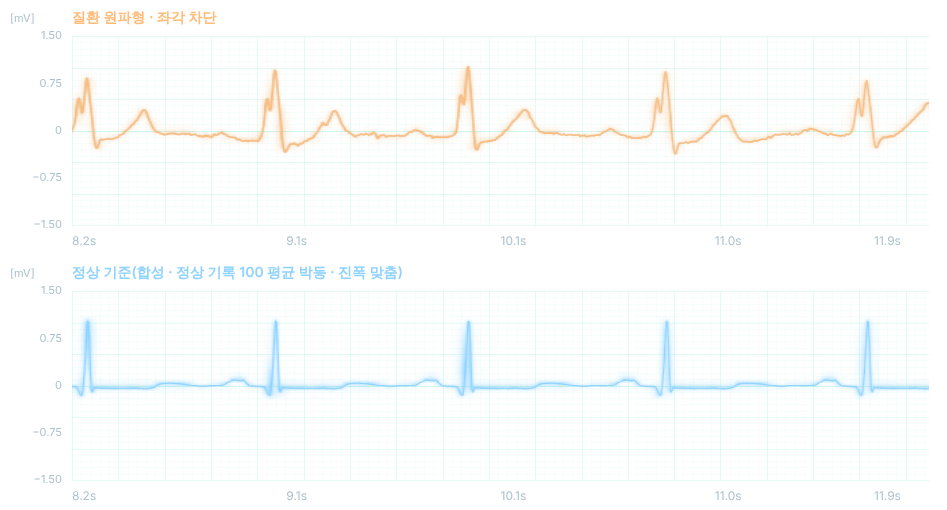
#> input picture verification/disease-zoom-quality-20261125/lbbb_e0.25_fast.png, 947 x 510 px, given in place of lbbb_e0.25_fast.png_e0_full.png, which was not available
$ python analyze.py lbbb_e0.25_fast.png
#> lines starting #> are read from the running program, lines starting #| are printed output that depends on the picture
# 정석(full) 대 빠른 길(fast) 같은 확대 순간 비교: 평균 절대 차이, PSNR, 선 선명도(밝기 기울기 에너지 비), 크게 다른 화소 비율
import sys, glob, numpy as np
from PIL import Image, ImageFilter
def load(f):
#> called with f = 'lbbb_e0.25_fast.png_e0_full.png'
    a = Image.open(f).convert('RGBA'); bg = Image.new('RGBA', a.size, (10, 26, 33, 255))
#> in load, a is the input picture: PIL image 947x510 RGBA; mean R, G, B, A 39, 60.7, 53.3, 11.2
#> after `bg = Image.new('RGBA', a.size, (10, 26, 33, 255))`:
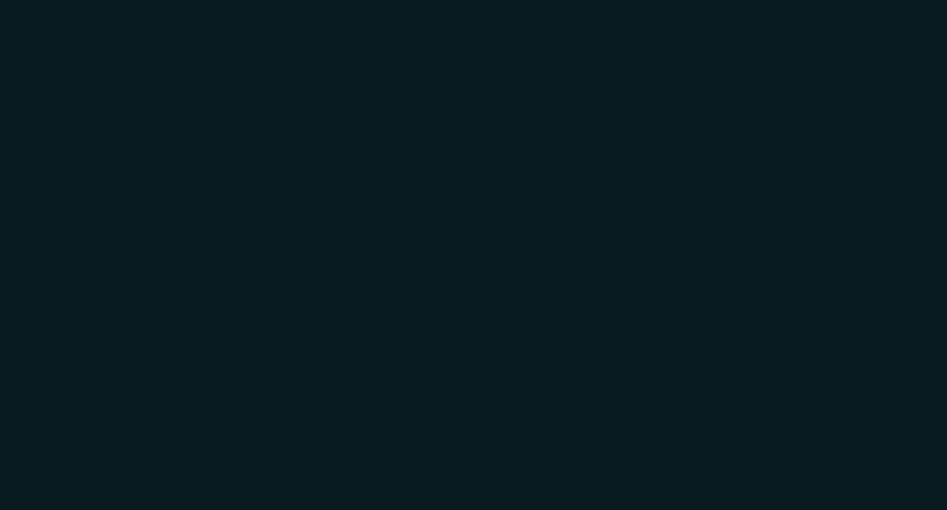
#> bg: PIL image 947x510 RGBA; mean R, G, B, A 10, 26, 33, 255
    return np.asarray(Image.alpha_composite(bg, a).convert('RGB')).astype(np.float32)
def grad(x):
    L = x.mean(2); gx = np.abs(np.diff(L, axis=1))[:-1]; gy = np.abs(np.diff(L, axis=0))[:, :-1]; return (gx + gy).mean()
for d in sys.argv[1:]:
    for e in ('0', '0.25', '0.5', '0.75', '1'):
        A, B = load(f'{d}_e{e}_full.png'), load(f'{d}_e{e}_fast.png')
#> call 2 of load, with f = 'lbbb_e0.25_fast.png_e0_fast.png'
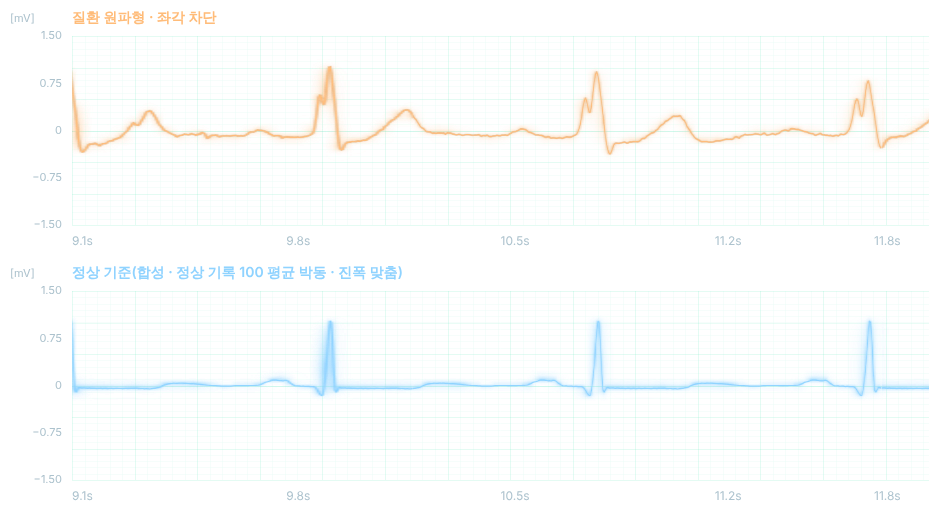
#> input picture verification/disease-zoom-quality-20261125/lbbb_e0.5_fast.png, 947 x 510 px, given in place of lbbb_e0.25_fast.png_e0_fast.png, which was not available
#> in load, a is the input picture: PIL image 947x510 RGBA; mean R, G, B, A 37.2, 57, 50.2, 10.3
#> in load (call 2), `return np.asarray(Image.alpha_composite(bg, a).convert('RGB')).astype(..`:
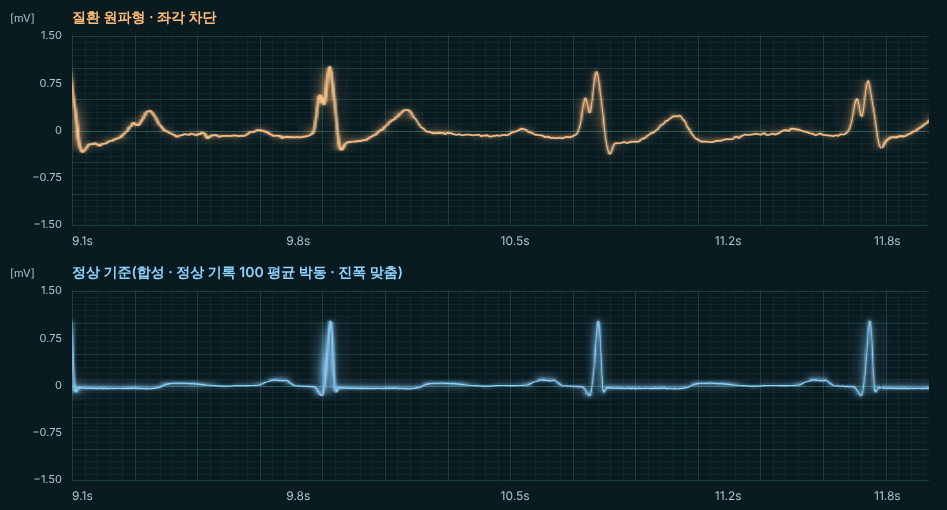
#> returned value: shape (510, 947, 3) float32; mean of channels 0, 1, 2 16.1, 33.5, 39.4; drawn as R, G, B
        A, B = A[:, 72:-18], B[:, 72:-18]              # 그래프 칸(왼쪽 눈금 글자 제외)
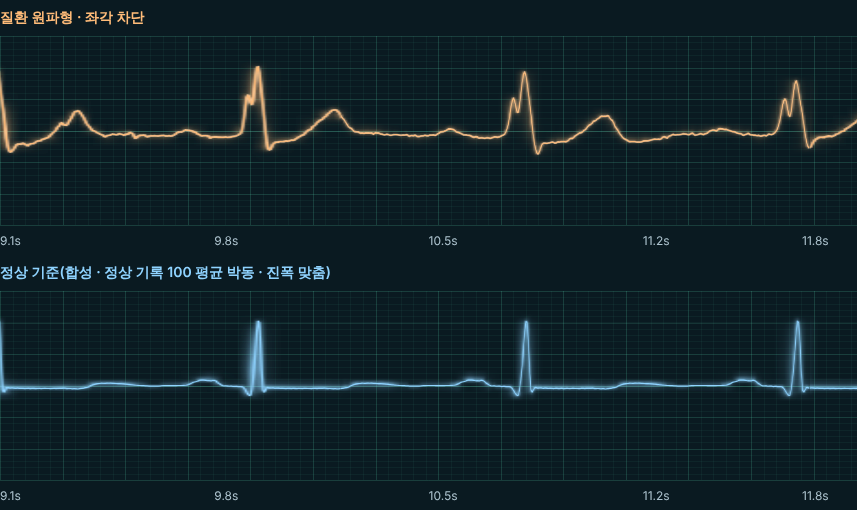
#> B: shape (510, 857, 3) float32; mean of channels 0, 1, 2 16.5, 34.1, 40; drawn as R, G, B
        diff = np.abs(A - B); mse = (diff ** 2).mean(); psnr = 10 * np.log10(255 ** 2 / max(mse, 1e-9))
#> after `diff = np.abs(A - B)`:
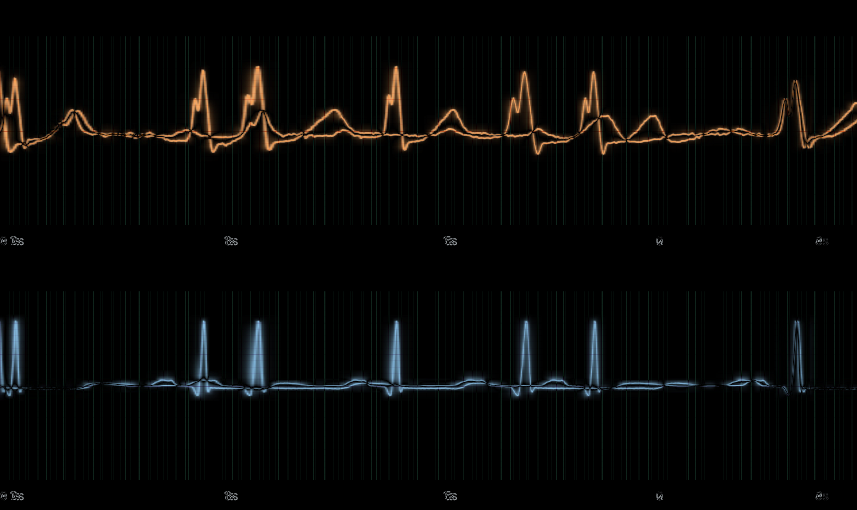
#> diff: shape (510, 857, 3) float32; mean of channels 0, 1, 2 6.8, 7.2, 6.1; drawn as R, G, B
#> after `mse = (diff ** 2).mean()`: mse = 571.1
#> after `psnr = 10 * np.log10(255 ** 2 / max(mse, 1e-09))`: psnr = 20.56
        big = (diff.max(2) > 40).mean() * 100
#> big = 5.14
        print(f'{d} e={e:4s}  평균 차이 {diff.mean():5.2f}/255 · PSNR {psnr:5.1f} dB · 크게 다른 화소(>40) {big:5.2f} % · 선명도 비(빠른/정석) {grad(B) / grad(A):.3f}')
#> in grad (call 2), `L = x.mean(2)`:
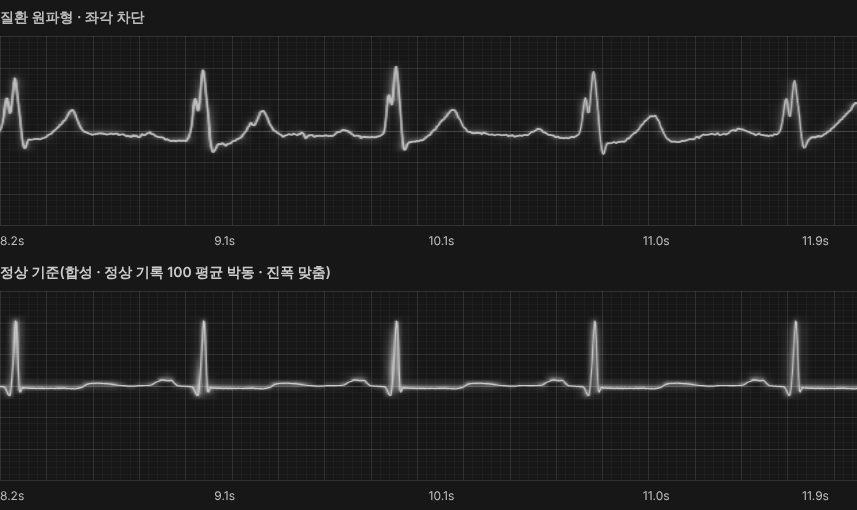
#> L: shape (510, 857) float32; min 23, max 203.3, mean 30.9
#> in grad (call 2), `gy = np.abs(np.diff(L, axis=0))[:, :-1]`:
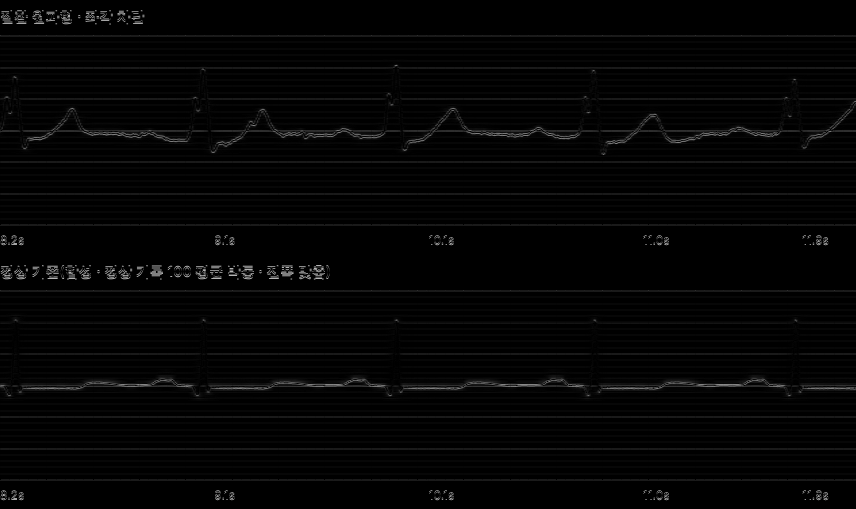
#> gy: shape (509, 856) float32; min 0, max 180, mean 4.7
#| lbbb_e0.25_fast.png e=0     평균 차이  6.68/255 · PSNR  20.6 dB · 크게 다른 화소(>40)  5.14 % · 선명도 비(빠른/정석) 0.917
#> (the run stopped early here; a loop or call above may not have finished)
